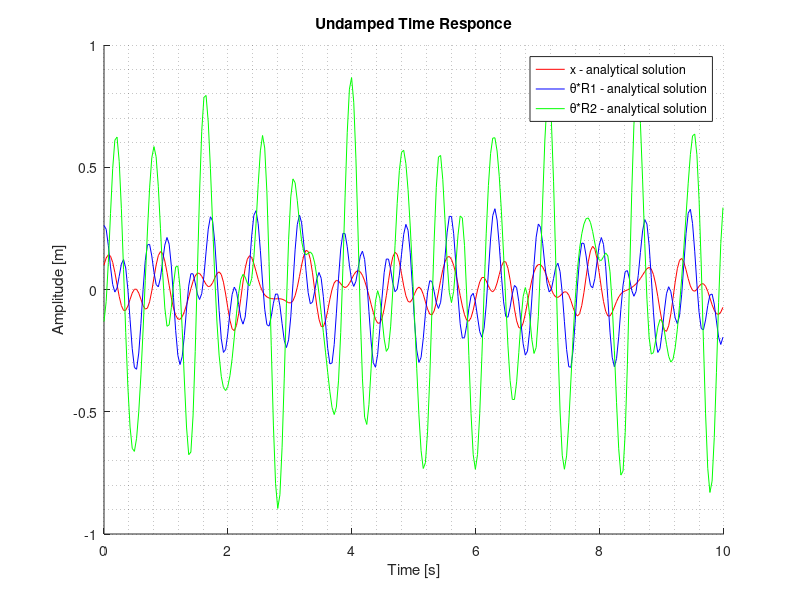
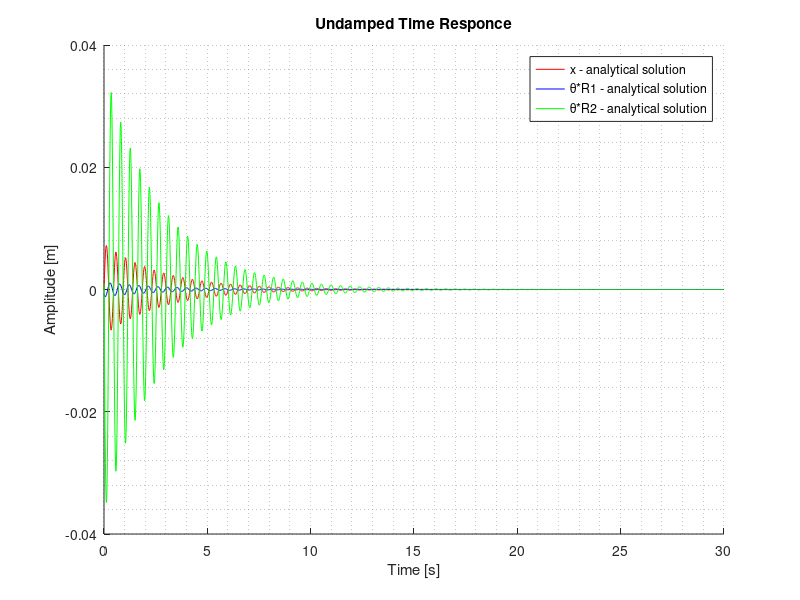

MATLAB code for these plots, in order: (Note: this script raises an error after producing the figures.)
clear all, close all, clc

%%%%%%%%%%%%%%%%%%%%%%%%%%%%%%%%%%%%%%%%%%%%%%%%%%%%%%%%%%%%%%%%%%%%%%%%%%%%%%%%%%%%%%%%%%%%%%%%%%%%%
%                                           EXERCISE 2                                              %
%%%%%%%%%%%%%%%%%%%%%%%%%%%%%%%%%%%%%%%%%%%%%%%%%%%%%%%%%%%%%%%%%%%%%%%%%%%%%%%%%%%%%%%%%%%%%%%%%%%%%

%% Data & Matrices
M1 = 5;
M2 = 1.25;
M3 = 10;
J1 = 2.5;
J2 = 0.16;

k1 = 1000;
k2 = 100;
k3 = 560;
k4 = 800;

c1 = 0.5;
c2 = 0.5;
c3 = 1;
c4 = 4;

R1 = 1;
R2 = 0.5;

x3_0 = 0.1;
teta1_0 = pi/12;
teta2_0 = -pi/12;

v3_0=1;
om1_0=0.5;
om2_0=2;

%create the matrices
jac_M = [1 0 0;0 0 0; 1 0 0; 0 1 0; 1 0 0; 0 0 1];

M = diag([M3 0 M1 J1 M2 J2]);
M_gen = jac_M'*M*jac_M;


jac_K = [-1 0 0;-1 -R1 R2;-1 R1 0;1 0 0];

K = diag([k1 k2 k3 k4]);
K_gen = jac_K'*K*jac_K;


jac_C = jac_K;

C = diag([c1 c2 c3 c4]);
C_gen = jac_C'*C*jac_C;


%% UNDAMPED - Eigenfrequencies & eigenvectors

% Method: eigenvalues-eigenvectors problem 
% lambda = i*omega;
[V,D] = eig(inv(M_gen)*K_gen); % V are the eigenvectors, D are the eigenvalues
%%
w_nat = sqrt(diag(D)) %natural frequencies
 
%% Normalization
%1st normalization
V_1 = [V]./[V(1,:)];
%2nd normalization
V_2 = [V]./[V(2,:)];
%3rd normalization
V_3 = [V]./[V(3,:)];

%% Sorting the solutions
w_nat_ord = [w_nat(1); -w_nat(1); w_nat(2); -w_nat(2); w_nat(3); -w_nat(3)];
V_ord = [V_2(:,1), V_2(:,1), V_2(:,2), V_2(:,2),V_3(:,3), V_3(:,3)]; %all vibration modes

%% UNDAMPED - Free motion

%set the initial conditions
 pos_t0 = [x3_0;teta1_0;teta2_0]; %position
 vel_t0 = [v3_0;om1_0;om2_0]; %velocity
%%
%Generic initial conditions
% pos_t0 = [2;pi/12]; %position
% vel_t0 = [8;-5]; %velocity

%1st mode
% pos_t0 = [V_1(:,1)]; %position
% vel_t0 = [0;0]; %velocity

%2nd mode
%pos_t0 = [V_1(:,2)]; %position
%vel_t0 = [0;0]; %velocity

%% Analytical solution
const = inv([V_ord;1i*w_nat_ord'.*V_ord])*[pos_t0;vel_t0];

t = 0:2*pi/10/max(w_nat_ord):10;
free_motion = zeros(3,length(t));

for ii = 1:length(t)
    free_motion(:,ii) = (const.'.*V_ord)*exp(1i*w_nat_ord*t(ii)); %const.' = transpose of the non-conjugate
end

%% Integration of Equation Of Motion 
% in [A] the submatrix [C] is [0]
A = - inv([M_gen zeros(size(M_gen)); zeros(size(M_gen)) M_gen])*[zeros(size(M_gen)) K_gen; -M_gen zeros(size(M_gen))];
odefun = @(t,y) A*y;
[t_ode,sol] = ode45(odefun,[t(1) t(end)],[vel_t0;pos_t0]);  %solve differential equation (function, time span, initial conditions)

%% Visualization
figure(1)
hold on
plot(t,free_motion(1,:),'r',t,free_motion(2,:)*R1,'b',t,free_motion(3,:)*R2,'g');
title('Undamped Time Responce')
%plot(t_ode,sol(:,4),'or',t_ode,sol(:,5)*R1,'ob',t_ode,sol(:,6)*R1,'--');
grid minor
xlabel('Time [s]')
ylabel('Amplitude [m]')
legend('x - analytical solution', '\theta*R1 - analytical solution', '\theta*R2 - analytical solution');% 'x - integrated solution', 'theta*R - integrated solution')

%%%%%%%%%%%%%%%%%%%%%%%%%%%%%%%%%%%%%%%%%%%%%%%%%%%%%%%%%%%%%%%%%%%%%%%%%%%%%%%%%%%%%%%%%%%%%%%%%%%%%%%%%%%%%
%% DAMPED - Eigenfrequencies & eigenvectors

% in [A_damp] the submatrix [C] is full
% use state form matrix: new variable z = [vel; pos];
A_damp = - inv([M_gen zeros(size(M_gen)); zeros(size(M_gen)) M_gen])*[C_gen K_gen; -M_gen zeros(size(M_gen))];
[V_damp,D_damp] = eig(A_damp);
V_damp = V_damp(4:6,:); %consider only the displacements
lambda = diag(D_damp); %complex and conjugate

%% DAMPED - Free motion

% pos_t0 = [2;pi/12];
% vel_t0 = [10;5];

%test initial condition as mode shape
pos_t0 = real(V_damp(:,3));
vel_t0 = real(lambda(3)*V_damp(:,3));

%% Analytical solution
const = [V_damp;lambda.'.*V_damp]\[pos_t0;vel_t0];

t = 0:2*pi/20/max(imag(lambda)):30;
free_motion = zeros(3,length(t));

for ii = 1:length(t)
    free_motion(:,ii) = (const.'.*V_damp)*exp(lambda*t(ii));
end

%% Integration of EOM
odefun = @(t,y) A_damp*y;
[t_ode,sol] = ode45(odefun,[t(1) t(end)],[vel_t0;pos_t0]);
%[t_ode,sol] = ode45(odefun,t,[vel_t0;pos_t0]);

figure(2)
hold on
plot(t,free_motion(1,:),'r',t,free_motion(2,:)*R1,'b',t,free_motion(3,:)*R2,'g');
title('Undamped Time Responce')
%plot(t_ode,sol(:,4),'or',t_ode,sol(:,5)*R1,'ob',t_ode,sol(:,6)*R1,'--');
grid minor
xlabel('Time [s]')
ylabel('Amplitude [m]')
legend('x - analytical solution', '\theta*R1 - analytical solution', '\theta*R2 - analytical solution');% 'x - integrated solution', 'theta*R - integrated solution')

% % %% State form of undamped motion
% % % z = {vel; pos};
% % [VV,DD] = eig(A);
% % DD_ord = diag(DD);
% % VV_2 = [VV]./[VV(4,:)];
%% %%%%%%%%%%%%%%%%%%%%%%%%%%%%%%%%%%%%%%%%%%%%%%%%%%%%%%%%%%%%%%%%%%%%%%%%%%
%%                          Raylight damping
%% %%%%%%%%%%%%%%%%%%%%%%%%%%%%%%%%%%%%%%%%%%%%%%%%%%%%%%%%%%%%%%%%%%%%%%%%%%
%1)C alpha=0.302 beta=0.0014
errorStored=1000000;
c=0;
for i=1:200
    alfa=0.302+i/100000;
    for j=1:200
        c=c+1;
        c/(200*200)
        beta=0.0009+j/100000;
         C_ray=alfa*M_gen+beta*K_gen;
         error=rms(rms(C_gen-C_ray));
         errorPerc=rms(rms((C_gen-C_ray)./(C_gen)))*100;
         if(errorPerc<errorStored)
             ALPBETA=[alfa,beta]
             errorStored=errorPerc;
         end
    end
    
end
%%
% w_quadro=[[1;1;1], w_nat.^2];
% EIG=eig(A_damp);
% %h=[1-(imag(EIG(1))/w_nat(1))^2;1-(imag(EIG(2))/w_nat(2))^2;1-(imag(EIG(3))/w_nat(3))^2];
% h=xi;
% b=h.*(w_nat.^2);
% ALPBETA=pinv(w_quadro)*b; 

Alp=ALPBETA(1);
Beta=ALPBETA(2);
C_ray=Alp.*M_gen+Beta.*K_gen;
error=rms(rms(C_gen-C_ray));
errorPerc=rms(rms((C_gen-C_ray)./(C_gen)))*100
%% %%%%%%%%%%%%%%%%%%%%%%%%%%%%%%%%%%%%%%%%%%%%%%%%%%%%%%%%%%%%%%%%%%%%%%%%%%
%%                            Forced motion
%% %%%%%%%%%%%%%%%%%%%%%%%%%%%%%%%%%%%%%%%%%%%%%%%%%%%%%%%%%%%%%%%%%%%%%%%%%%

%% DAMPED - FREQUENCY RESPONSE OF THE SYSTEM

w=0:0.01:20;
H_tot=zeros(1,9);
for ii=1:length(w)
    H = inv(-w(ii)^2*M_gen+1i*w(ii)*C_ray+K_gen);
    H11(ii)=H(1,1); H12(ii)=H(1,2); H21(ii)=H(2,1); H22(ii)=H(2,2);
    H31(ii)=H(3,1); H32(ii)=H(3,2); H33(ii)=H(3,3); H13(ii)=H(1,3);
    H23(ii)=H(2,3);
    H_tot(ii,:)=reshape(H,1,9);
%     for i=1:3
%         for j=1:3
%             if(i==1 && j==1)
%                 H_tot(ii,1)=H(1,1);
%             else
%                 H_tot(ii,:)=reshape(;
%             end
%         end
%     end
end

% transfer function between x,theta (lines) and q1, q2 (columns)
figure(3)
sgtitle('Frequency Responce Function')
for i=1:size(H_tot,2)
    subplot(3,3,i)

    grid on; 
     xlabel('Frequency [Hz]');
    if (i<4) 
            plot(w/2/pi,abs(H_tot(:,i)),'b'); 
        ylabel('|H_{x_3}| [m/N]'); 
        title(['|H_{x 3}| ',num2str(i)]);
    elseif(i<7)
            plot(w/2/pi,abs(H_tot(:,i))*R1,'b'); 
        ylabel('|H_{\theta_1}| [m/N]'); 
        title(['|H_{\theta 1}| ',num2str(i)]);
    else
            plot(w/2/pi,abs(H_tot(:,i))*R2,'b'); 
        ylabel('|H_{\theta_2}| [m/N]'); 
        title(['|H_{\theta 2}| ',num2str(i)]);
    end
end

figure(4)
sgtitle('Frequency Responce Function')
for i=1:size(H_tot,2)
    subplot(3,3,i)
    plot(w/2/pi,angle(H_tot(:,i)),'b');
    grid on; 
     xlabel('Frequency [Hz]');
    if (i<4) 
        ylabel('\angle H_{x_3} [m/N]'); 
        title(['\angle H_{x 3} ',num2str(i)]);
    elseif(i<7)
        ylabel('\angle H_{\theta_1} [m/N]'); 
        title(['\angle H_{\theta 1} ',num2str(i)]);
    else
        ylabel('\angle H_{\theta_2} [m/N]'); 
        title(['\angle H_{\theta 2} ',num2str(i)]);
    end
end
%% Plot the co-located FRF of point A at the centre of the disk (co-located meaning the FRF
%between the displacement in A and a force applied in A).

%xA=x3+R2*teta2
jac_A=[1;0;R2];

for ii=1:length(w)
    H = inv(-w(ii)^2*M_gen+1i*w(ii)*C_ray+K_gen);
    FRF(ii)=pinv(jac_A)*H*jac_A;
end
plot(w/2/pi,abs(FRF),'b')

%% DAMPED - Free motion + Forced motion
A1=15;
A2=7;
f1=1.5;
f2=3.5;
O1=f1*2*pi;
O2=f2*2*pi;
%F_x=10;
%F_theta=100;
%F_vec=%[F_x; F_theta];

lambda_f=[1,0,R2];

w=0:0.01:20;
for ii=1:length(w)
    H = inv(-w(ii)^2*M_gen+1i*w(ii)*C_ray+K_gen);
    F_vec=A1;
    XX=H*lambda_f'*F_vec;
    XX1(ii)=XX(1);
    XX2(ii)=XX(2);
    XX3(ii)=XX(3);
    H = inv(-w(ii)^2*M_gen+1i*w(ii)*C_ray+K_gen);
    F_vec=A2;
    XX=H*lambda_f'*F_vec;
    XX1(ii)=XX1(ii)+XX(1);
    XX2(ii)=XX2(ii)+XX(2);
    XX3(ii)=XX3(ii)+XX(3);
end

%% FRF between x,theta and F1,F2
figure(4)
subplot(2,2,1); plot(w/2/pi,abs(XX1),'b'); grid on; xlabel('Frequency [Hz]'); ylabel('|H_x| [m/N]'); title('FRF');
subplot(2,2,3); plot(w/2/pi,angle(XX1),'b'); grid on; xlabel('Frequency [Hz]'); ylabel('phase(H_x) [rad]')
subplot(2,2,2); plot(w/2/pi,abs(XX2),'b'); grid on; xlabel('Frequency [Hz]'); ylabel('|H_\theta| [m/N]'); title('FRF');
subplot(2,2,4); plot(w/2/pi,angle(XX2),'b'); grid on; xlabel('Frequency [Hz]'); ylabel('phase(H_\theta) [rad]')

%% Time histories
W=(O1);%imag(lambda(1)));
% W = 3;
index=find(abs(w-W)==min(abs(w-W)));

t=0:2*pi/20/max(imag(lambda)):30;
X=real([XX1(index);XX2(index)]*exp(1i*W*t));

figure(5)
sgtitle('Time Responce')
ax1=subplot(2,1,1); plot(t,X(1,:)+free_motion(1,:),'r--',t,X(1,:),'r'); grid on
xlabel('Time [s]')
ylabel('Amplitude [m]')
legend('x - free + forced motion','x - forced motion')
ax2=subplot(2,1,2); plot(t,X(2,:)+free_motion(2,:),'b--',t,X(2,:),'b'); grid on
xlabel('Time [s]')
ylabel('Amplitude [rad]')
legend('\theta - free + forced motion','\theta - forced motion')
linkaxes([ax1 ax2],'x')

